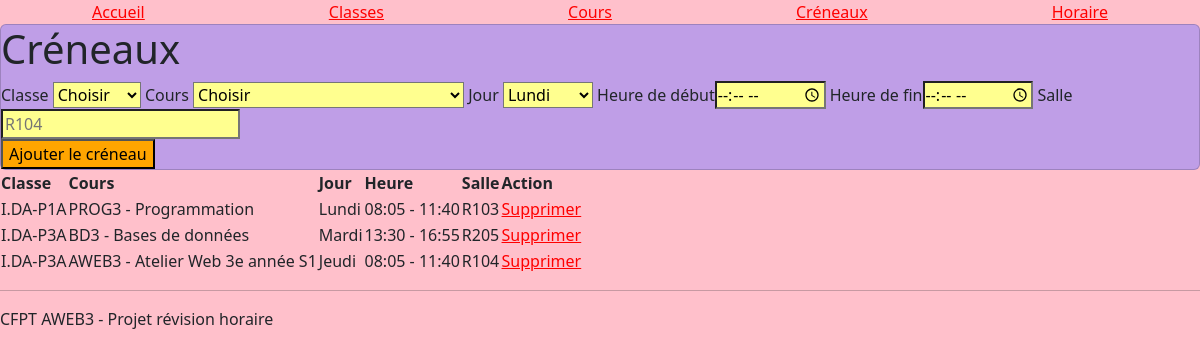
/pages/creneaux.php, run on the app's committed database.
### tables this page shows
CREATE TABLE creneaux (
    id INT AUTO_INCREMENT PRIMARY KEY,
    classe_id INT NOT NULL,
    cours_id INT NOT NULL,
    jour ENUM('lundi', 'mardi', 'mercredi', 'jeudi', 'vendredi') NOT NULL,
    heure_debut TIME NOT NULL,
    heure_fin TIME NOT NULL,
    salle VARCHAR(20) NOT NULL,
    FOREIGN KEY (classe_id) REFERENCES classes(id) ON DELETE CASCADE,
    FOREIGN KEY (cours_id) REFERENCES cours(id) ON DELETE CASCADE
);

CREATE TABLE classes (
    id INT AUTO_INCREMENT PRIMARY KEY,
    nom VARCHAR(50) NOT NULL UNIQUE,
    annee_scolaire VARCHAR(9) NOT NULL
);

CREATE TABLE cours (
    id INT AUTO_INCREMENT PRIMARY KEY,
    code VARCHAR(20) NOT NULL,
    nom VARCHAR(120) NOT NULL
);

### functions/creneaux.php (called while the page is built, shortened)
<?php
function getCreneaux(PDO $db): array
{
    $sql = "SELECT creneaux.id, classes.nom AS classe, classes.annee_scolaire,
                   cours.code AS code_cours, cours.nom AS cours,
                   creneaux.jour, creneaux.heure_debut, creneaux.heure_fin,
                   creneaux.salle
            FROM creneaux
            INNER JOIN classes ON creneaux.classe_id = classes.id
            INNER JOIN cours ON creneaux.cours_id = cours.id
            ORDER BY FIELD(creneaux.jour, 'lundi','mardi','mercredi','jeudi','vendredi'), creneaux.heure_debut";
    return $db->query($sql)->fetchAll();
}

### pages/creneaux.php (the view, shortened to what this page needs)
<?php
require_once __DIR__ . '/../functions/cours.php';
require_once __DIR__ . '/../functions/creneaux.php';
$db = getDb();
$creneaux = getCreneaux($db);
include __DIR__ . '/../includes/header.php';
?>
<div class="card">
    <h1>Créneaux</h1>
    <form method="post">
        <label>Classe</label>
        <select name="classe_id" required>
            <option value="">Choisir</option>
        </select>
        <label>Cours</label>
        <select name="cours_id" required>
            <option value="">Choisir</option>
        </select>
        <label>Jour</label>
        <select name="jour" required>
            <?php foreach (JOURS as $jour): ?><option value="<?= $jour ?>"><?= ucfirst($jour) ?></option><?php endforeach; ?>
        </select>
        <label>Heure de début</label><input type="time" name="heure_debut" required>
        <label>Heure de fin</label><input type="time" name="heure_fin" required>
        <label>Salle</label><input name="salle" placeholder="R104" required>
        <br><button type="submit">Ajouter le créneau</button>
    </form>
</div>
<table>
    <tr><th>Classe</th><th>Cours</th><th>Jour</th><th>Heure</th><th>Salle</th><th>Action</th></tr>
    <?php foreach ($creneaux as $creneau): ?>
        <tr>
            <td><?= htmlspecialchars($creneau['classe']) ?></td>
            <td><?= htmlspecialchars($creneau['code_cours'] . ' - ' . $creneau['cours']) ?></td>
            <td><?= htmlspecialchars(ucfirst($creneau['jour'])) ?></td>
            <td><?= substr($creneau['heure_debut'], 0, 5) ?> - <?= substr($creneau['heure_fin'], 0, 5) ?></td>
            <td><?= htmlspecialchars($creneau['salle']) ?></td>
            <td><a href="?delete=<?= (int) $creneau['id'] ?>" onclick="return confirm('Supprimer ce créneau ?')">Supprimer</a></td>
        </tr>
    <?php endforeach; ?>
</table>
<?php include __DIR__ . '/../includes/footer.php'; ?>

### includes/header.php (shortened to what this page needs)
<?php
$base = '';
?>
<!DOCTYPE html>
<html lang="fr">
<head>
    <link href="https://cdn.jsdelivr.net/npm/bootstrap@5.3.8/dist/css/bootstrap.min.css" rel="stylesheet">
    <link rel="stylesheet" href="<?= $base ?>/style.css">
</head>
<body style="background-color: pink;">
<nav>
    <a href="<?= $base ?>/">Accueil</a>
    <a href="<?= $base ?>/pages/classes.php">Classes</a>
    <a href="<?= $base ?>/pages/cours.php">Cours</a>
    <a href="<?= $base ?>/pages/creneaux.php">Créneaux</a>
    <a href="<?= $base ?>/pages/horaire.php">Horaire</a>
</nav>

### includes/footer.php
<footer>
    <hr>
    <p>CFPT AWEB3 - Projet révision horaire</p>
</footer>
</body>
</html>

### style.css (style rules this page uses)
.card { background-color: #bf9ee7; }
input { background-color: rgb(255, 255, 143); }
select { background-color: rgb(255, 255, 143); }
button { color: black; background-color: orange; }
nav { display: flex; justify-content: space-around; }
a { color: red; }

### data on the page
creneaux: classe.nom "I.DA-P1A", cours.nom "PROG3 - Programmation", jour "Lundi", heure_debut "08:05", heure_fin "11:40", salle "R103"
creneaux: classe.nom "I.DA-P3A", cours.nom "BD3 - Bases de données", jour "Mardi", heure_debut "13:30", heure_fin "16:55", salle "R205"
creneaux: classe.nom "I.DA-P3A", cours.nom "AWEB3 - Atelier Web 3e année S1", jour "Jeudi", heure_debut "08:05", heure_fin "11:40", salle "R104"

### other printed values
form field jour "Lundi"
